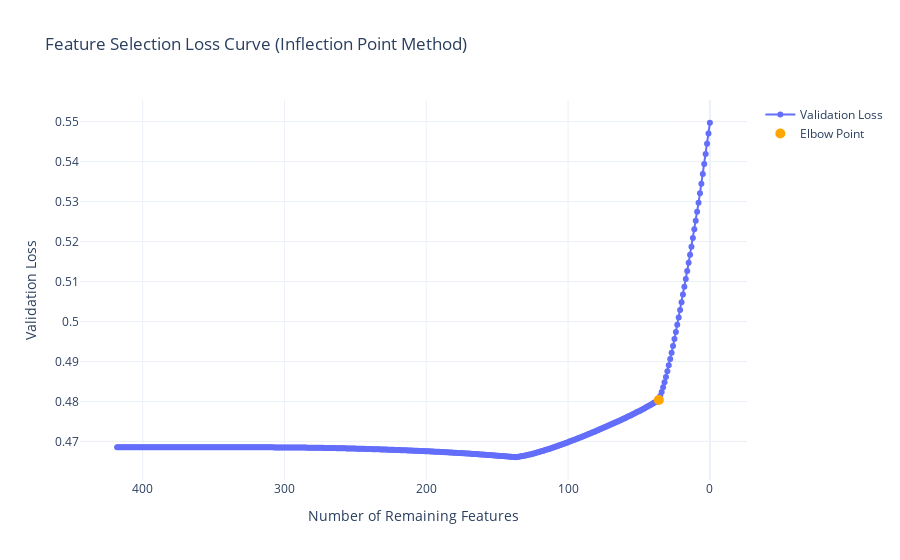

Notebook cell for this chart:
### Markdown cell above
During the process of finding the best features and drop harmful features from the dataset we can see from the chart below that actually the optimal moment (Elbow point) was at keeping 36 instead of 20 features:

### Code cell
features_at_elbow, loss_at_elbow = plot_feature_selection_elbow_improved(
    feature_selection_summary
)

### Figure 1 — Plotly figure (JSON) as saved in the notebook; plotly's stock layout.template omitted (floating-point values rounded to 4 significant figures; data arrays with more than 128 entries replaced by an {"elided": "..."} marker saying what was removed)
{"data": [{"hoverinfo": "text", "mode": "lines+markers", "name": "Validation Loss", "text": {"elided": "419 str values"}, "type": "scatter", "x": {"elided": "419 int values"}, "y": {"elided": "419 float values"}}, {"hoverinfo": "text", "marker": {"color": "orange", "size": 10, "symbol": "circle"}, "mode": "markers", "name": "Elbow Point", "text": ["Elbow Point at 36 features remaining"], "type": "scatter", "x": [36], "y": [0.4804]}], "layout": {"hovermode": "closest", "showlegend": true, "title": {"text": "Feature Selection Loss Curve (Inflection Point Method)"}, "xaxis": {"autorange": "reversed", "title": {"text": "Number of Remaining Features"}}, "yaxis": {"title": {"text": "Validation Loss"}}}}
